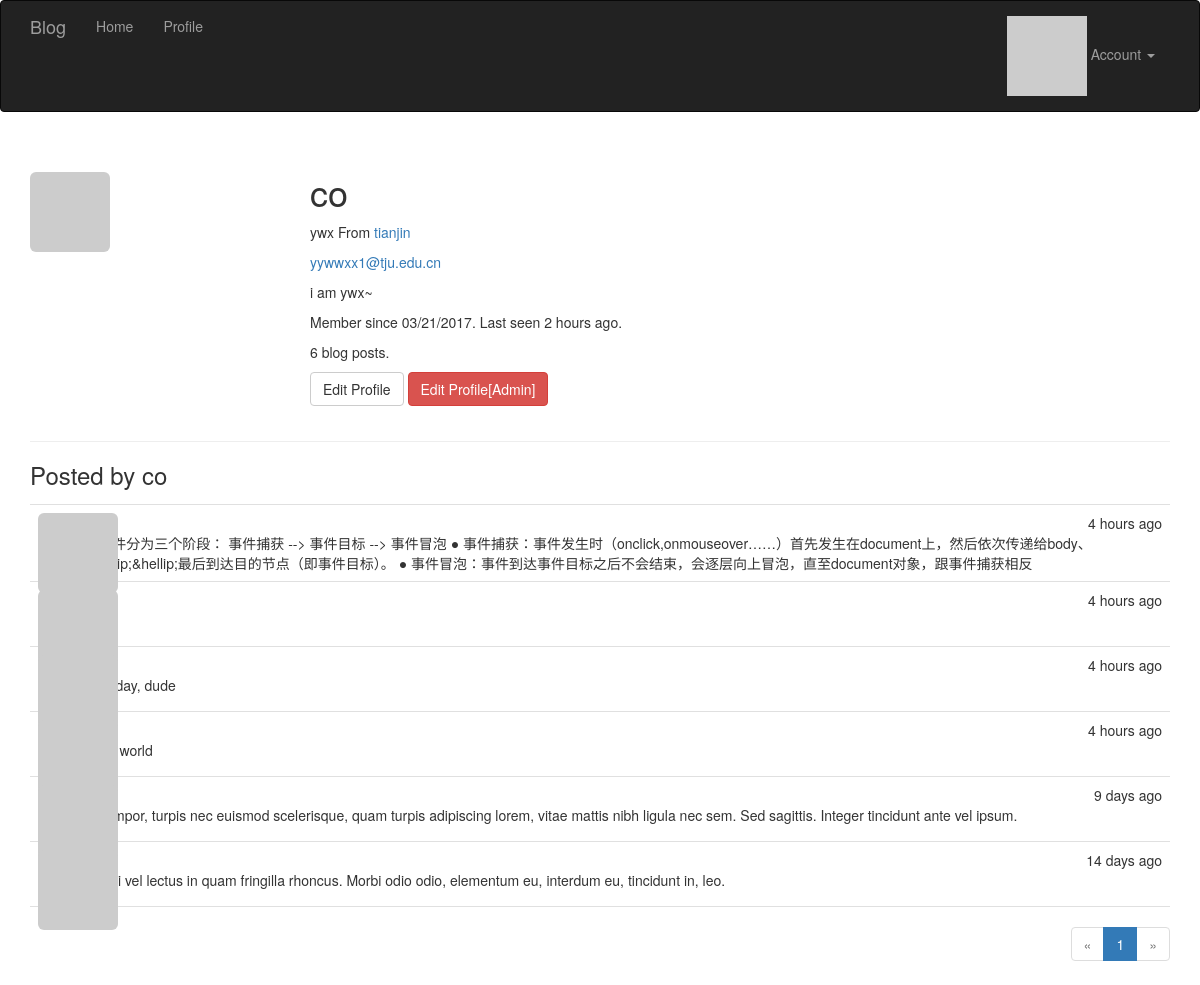
The app's page /user/co (signed in), older data.
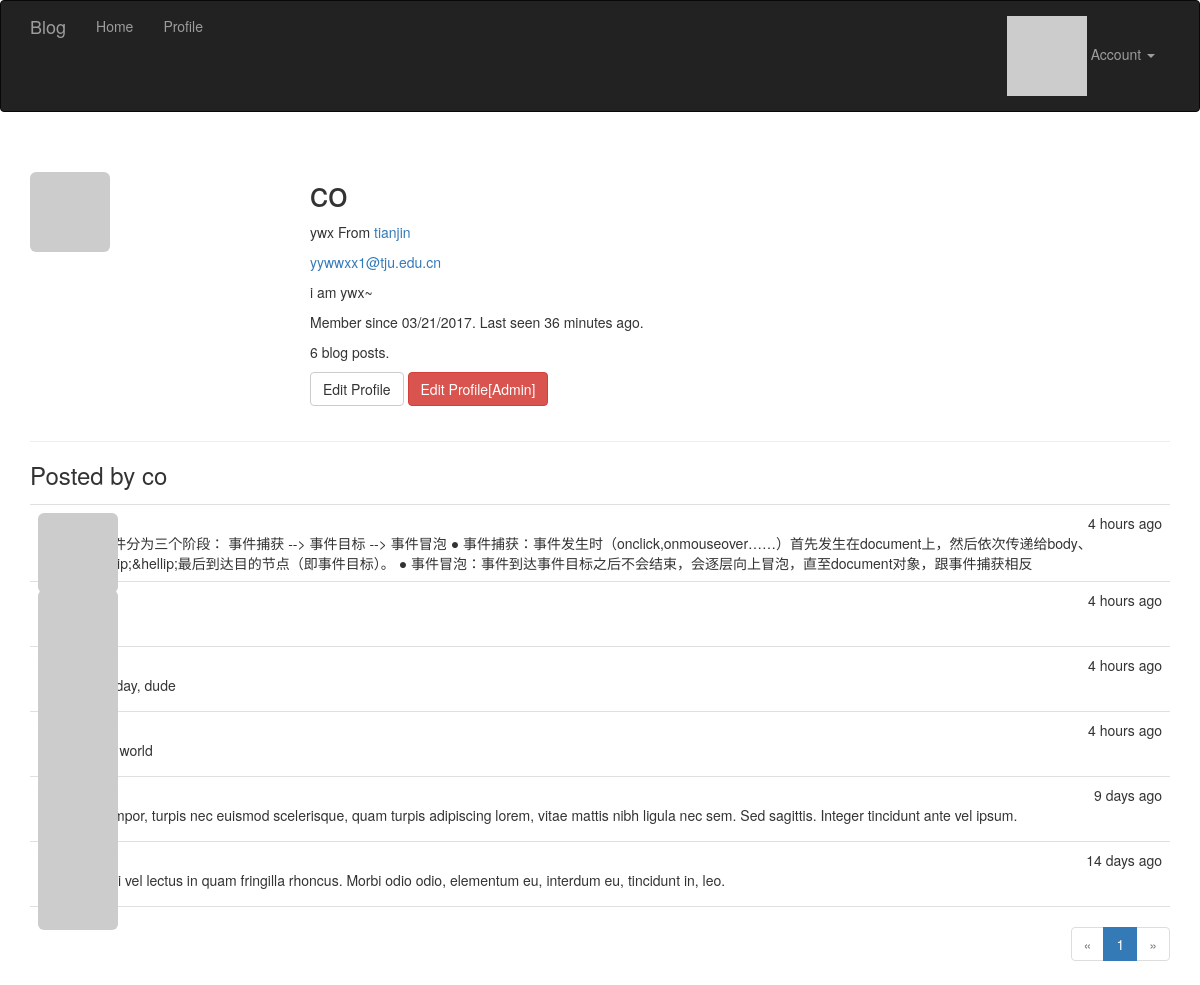
The same page, newer data.
### app/models.py (models this page shows, shortened)
class User(UserMixin, db.Model):
	__tablename__ = 'users'
	id = db.Column(db.Integer, primary_key=True)
	email = db.Column(db.String(64), unique=True, index=True)
	username = db.Column(db.String(64), unique=True, index=True)
	password_hash = db.Column(db.String(128))
	role_id = db.Column(db.Integer, db.ForeignKey('roles.id'))
	confirmed = db.Column(db.Boolean, default=False)
	name = db.Column(db.String(64))
	location = db.Column(db.String(64))
	about_me = db.Column(db.Text())
	member_since = db.Column(db.DateTime(), default=datetime.utcnow)
	last_seen = db.Column(db.DateTime(), default=datetime.utcnow)
	posts = db.relationship('Post', backref='author', lazy='dynamic')
	@property
	def password(self):
		raise AttributeError('password is not a readable attribute')
	@login_manager.user_loader #这个是登录模块的东西
	def load_user(user_id):
		return User.query.get(int(user_id)) #返回当前user对象，作为current_user
	def can(self, permissions):
		return self.role is not None and \
			(self.role.permissions & permissions) == permissions #权限判断巧妙
	def is_administrator(self):
		return self.can(Permission.ADMINISTER)
	def ping(self):
		self.last_seen = datetime.utcnow()
		db.session.add(self)
	def gravatar(self,size=100,default='identicon', rating='g'):
		if request.is_secure:
			url = 'https://secure.gravatar.com/avatar'
		else:
			url = 'http://gravatar.com/avatar'
		hash = hashlib.md5(self.email.encode('utf-8')).hexdigest()
		return '{url}/{hash}?s={size}&d={default}&r={rating}'.format(
			url=url,hash=hash,size=size,default=default,rating=rating)

class Post(db.Model):
	__tablename__='posts'
	id = db.Column(db.Integer, primary_key=True)
	body = db.Column(db.Text)
	timestamp = db.Column(db.DateTime, index=True, default=datetime.utcnow)
	author_id = db.Column(db.Integer, db.ForeignKey('users.id'))

### app/main/views.py (the view)
@main.route('/user/<username>')
def user(username):
	user = User.query.filter_by(username=username).first_or_404()
	page = request.args.get('page',1,type=int)
	pagination = user.posts.order_by(Post.timestamp.desc()).paginate(
			page, per_page=current_app.config['POSTS_PER_PAGE'], error_out=False)
	posts = pagination.items
	return render_template('user.html',user=user,posts=posts, pagination=pagination)

### app/auth/views.py (called while the page is built)
@auth.before_app_request #在全局的所有request之前，判断如果1.用户登录2.且未确认3.且请求的端点不在auth蓝本中,则强制跳转到unconfirm界面
def before_request():
	if current_user.is_authenticated:
		current_user.ping()
		if not current_user.confirmed \
			and request.endpoint \
			and request.endpoint[:5]!= 'auth.'\
			and request.endpoint != 'static':
			return redirect(url_for('auth.unconfirmed'))

### app/main/__init__.py (called while the page is built)
@main.app_context_processor #Permission类加入全局上下文卡，在所有模板中都可以全局访问
def inject_perssions():
	return dict(Permission=Permission)

### app/templates/user.html (shortened to what this page needs)
{% extends "base.html" %}
{% import "_macros.html" as macros %}
{% block page_content %}
<div class="page-header">
    <img class="img-rounded profile-thumbnail" src="{{user.gravatar(size=256)}}">
    <div class="profile-header">
        <h1>{{ user.username }}</h1>
        {% if user.name or user.location %}
        <p>
            {% if user.name %}{{ user.name }}{% endif %}
            {% if user.location %}
                From <a href="http://maps.google.com/?q={{ user.location }}">{{ user.location }}</a>
            {% endif %}
        </p>
        {% endif %}
        {% if current_user.is_administrator() %}
        <p><a href="mailto:{{ user.email }}">{{ user.email }}</a></p>
        {% endif %}
        {% if user.about_me %}<p>{{ user.about_me }}</p>{% endif %}
        <p>Member since {{ moment(user.member_since).format('L') }}. Last seen {{ moment(user.last_seen).fromNow() }}.</p>
        <p>{{user.posts.count()}} blog posts.</p>
        <p>
            {%if user == current_user %}
            <a class="btn btn-default" href="{{url_for('.edit_profile')}}">Edit Profile</a>
            {% endif %}
            {% if current_user.is_administrator()%}
            <a class="btn btn-danger" href="{{url_for('.edit_profile_admin',id=user.id)}}" >Edit Profile[Admin]</a>
            {% endif %}
        </p>
    </div>
</div>
<h3>Posted by {{user.username}}</h3>
{% include '_posts.html'%}
{% if pagination %}
<div class="pagination">
    {{ macros.pagination_widget(pagination, '.user', username=user.username) }}
</div>
{% endif %}
{% endblock %}

### app/templates/base.html (shortened to what this page needs)
{% extends "bootstrap/base.html" %}
{% import "bootstrap/wtf.html" as wtf%}
{% block head %}
{{ super() }}
<link rel="stylesheet" type="text/css" href="{{url_for('static',filename= 'style.css')}}">
{% endblock %}
{% block navbar %}
<div class="navbar navbar-inverse" role="navigation" >
	<div class="container">
		<div class="navbar-header">
			<a href="/" class="navbar-brand">Blog</a>
		</div>
		<div class="navbar-collapse collapse">
			<ul class="nav navbar-nav">
				<li><a href="/">Home</a></li>
				{% if current_user.is_authenticated %}
				<li><a href="{{url_for('main.user',username=current_user.username) }}">Profile</a></li>
				{% endif %}
			</ul>
			<ul class="nav navbar-nav navbar-right">
				{%if current_user.is_authenticated %}
				<li class="dropdown">
					<a href="#" class="dropdown-toggle" data-toggle="dropdown">
						<img src="{{ current_user.gravatar(size=18)}}">
						Account <b class="caret"></b>
					</a>
				</li>
				{% else %}
				<li><a href="{{ url_for('auth.login') }}">Sign In</a></li>
				{% endif %}
			</ul>
		</div>
	</div>
</div>
{% endblock %}
{% block content %}
<div class="container">
	{% block page_content %}{% endblock %}
</div>
{% endblock %}

### app/templates/_macros.html
{% macro pagination_widget(pagination, endpoint)%}
<ul class="pagination">
	<li {% if not pagination.has_prev %}class="disabled" {% endif %}>
		<a href="{% if pagination.has_prev %}{{url_for(endpoint,page=pagination.prev_num, **kwargs)}}{% else %}#{% endif %}">
			&laquo;
		</a>
	</li>
	{% for p in pagination.iter_pages() %}
	{% if p %}
		{% if p == pagination.page %}
		<li class="active">
			<a href="{{url_for(endpoint,page=p, **kwargs)}}">{{p}}</a>
		</li>
		{% else %}
		<li>
			<a href="{{url_for(endpoint,page=p, **kwargs)}}">{{p}}</a>
		</li>
		{% endif %}
	{% else %}
	<li class="disabled"><a href="#"> &hellip;</a></li>
	{% endif %}
	{% endfor %}
	<li {% if not pagination.has_next %} class="disabled" {% endif %}>
		<a href="{% if pagination.has_next %}{{url_for(endpoint,page=pagination.next_num, **kwargs)}}{% else %}#{% endif %}">
			&raquo;
		</a>
	</li>
</ul>
{% endmacro %}

### app/templates/_posts.html
<ul class="posts">
    {% for post in posts %}
    <li class="post">
        <div class="post-thumbnail">
            <a href="{{ url_for('.user', username=post.author.username) }}">
                <img class="img-rounded profile-thumbnail" src="{{ post.author.gravatar(size=40) }}">
            </a>
        </div>
        <div class="post-content">
            <div class="post-date">{{ moment(post.timestamp).fromNow() }}</div>
            <div class="post-author"><a href="{{ url_for('.user', username=post.author.username) }}">{{ post.author.username }}</a></div>
            <div class="post-body">{{ post.body }}</div>
        </div>
    </li>
    {% endfor %}
</ul>

### app/static/style.css (style rules this page uses)
.profile-thumbnail { position: absolute; }
.profile-header { min-height: 260px; margin-left: 280px; }
ul.posts { list-style-type: none; padding: 0px; margin: 16px 0px 0px 0px; border-top: 1px solid #e0e0e0; }
ul.posts li.post { padding: 8px; border-bottom: 1px solid #e0e0e0; }
div.post-date { float: right; }
div.post-author { font-weight: bold; }
div.post-thumbnail { position: absolute; }
div.post-content { margin-left: 48px; min-height: 48px; }
div.pagination { width: 100%; text-align: right; padding: 0px; margin: 0px; }

Row changes from the older to the newer data that the page shows:
changed User "co": last_seen "2 hours ago" → "36 minutes ago"
